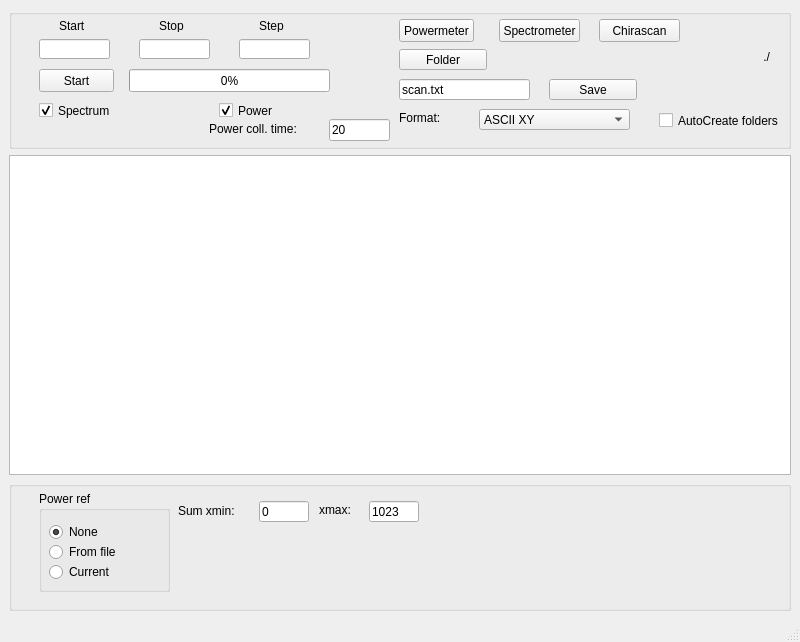
<?xml version="1.0" encoding="UTF-8"?>
<ui version="4.0">
 <class>MainWindow</class>
 <widget class="QMainWindow" name="MainWindow">
  <property name="geometry">
   <rect>
    <x>0</x>
    <y>0</y>
    <width>800</width>
    <height>642</height>
   </rect>
  </property>
  <property name="windowTitle">
   <string>MainWindow</string>
  </property>
  <widget class="QWidget" name="centralwidget">
   <layout class="QVBoxLayout" name="verticalLayout">
    <item>
     <widget class="QGroupBox" name="upperGroup">
      <property name="sizePolicy">
       <sizepolicy hsizetype="Preferred" vsizetype="Fixed">
        <horstretch>0</horstretch>
        <verstretch>141</verstretch>
       </sizepolicy>
      </property>
      <property name="minimumSize">
       <size>
        <width>370</width>
        <height>140</height>
       </size>
      </property>
      <property name="title">
       <string/>
      </property>
      <widget class="QLineEdit" name="startEdit">
       <property name="geometry">
        <rect>
         <x>30</x>
         <y>30</y>
         <width>71</width>
         <height>20</height>
        </rect>
       </property>
      </widget>
      <widget class="QLineEdit" name="stopEdit">
       <property name="geometry">
        <rect>
         <x>130</x>
         <y>30</y>
         <width>71</width>
         <height>20</height>
        </rect>
       </property>
      </widget>
      <widget class="QCheckBox" name="pwrChk">
       <property name="geometry">
        <rect>
         <x>210</x>
         <y>90</y>
         <width>141</width>
         <height>23</height>
        </rect>
       </property>
       <property name="text">
        <string>Power</string>
       </property>
       <property name="checked">
        <bool>true</bool>
       </property>
      </widget>
      <widget class="QLineEdit" name="stepEdit">
       <property name="geometry">
        <rect>
         <x>230</x>
         <y>30</y>
         <width>71</width>
         <height>20</height>
        </rect>
       </property>
      </widget>
      <widget class="QPushButton" name="startButt">
       <property name="geometry">
        <rect>
         <x>30</x>
         <y>60</y>
         <width>75</width>
         <height>23</height>
        </rect>
       </property>
       <property name="text">
        <string>Start</string>
       </property>
       <property name="checkable">
        <bool>false</bool>
       </property>
      </widget>
      <widget class="QLabel" name="label_3">
       <property name="geometry">
        <rect>
         <x>150</x>
         <y>10</y>
         <width>47</width>
         <height>13</height>
        </rect>
       </property>
       <property name="text">
        <string>Stop</string>
       </property>
      </widget>
      <widget class="QCheckBox" name="spcChk">
       <property name="geometry">
        <rect>
         <x>30</x>
         <y>90</y>
         <width>141</width>
         <height>23</height>
        </rect>
       </property>
       <property name="text">
        <string>Spectrum</string>
       </property>
       <property name="checked">
        <bool>true</bool>
       </property>
      </widget>
      <widget class="QLabel" name="label_2">
       <property name="geometry">
        <rect>
         <x>50</x>
         <y>10</y>
         <width>47</width>
         <height>13</height>
        </rect>
       </property>
       <property name="text">
        <string>Start</string>
       </property>
      </widget>
      <widget class="QProgressBar" name="scanProgBar">
       <property name="geometry">
        <rect>
         <x>120</x>
         <y>60</y>
         <width>201</width>
         <height>23</height>
        </rect>
       </property>
       <property name="value">
        <number>0</number>
       </property>
      </widget>
      <widget class="QLabel" name="label_4">
       <property name="geometry">
        <rect>
         <x>250</x>
         <y>10</y>
         <width>47</width>
         <height>13</height>
        </rect>
       </property>
       <property name="text">
        <string>Step</string>
       </property>
      </widget>
      <widget class="QLineEdit" name="pwrTimeEdit">
       <property name="enabled">
        <bool>true</bool>
       </property>
       <property name="geometry">
        <rect>
         <x>320</x>
         <y>110</y>
         <width>61</width>
         <height>22</height>
        </rect>
       </property>
       <property name="text">
        <string>20</string>
       </property>
      </widget>
      <widget class="QLabel" name="label">
       <property name="geometry">
        <rect>
         <x>200</x>
         <y>110</y>
         <width>111</width>
         <height>20</height>
        </rect>
       </property>
       <property name="text">
        <string>Power coll. time:</string>
       </property>
      </widget>
      <widget class="QPushButton" name="showPwrmButt">
       <property name="geometry">
        <rect>
         <x>390</x>
         <y>10</y>
         <width>75</width>
         <height>23</height>
        </rect>
       </property>
       <property name="text">
        <string>Powermeter</string>
       </property>
      </widget>
      <widget class="QLineEdit" name="nameEdit">
       <property name="geometry">
        <rect>
         <x>390</x>
         <y>70</y>
         <width>131</width>
         <height>21</height>
        </rect>
       </property>
       <property name="text">
        <string>scan.txt</string>
       </property>
      </widget>
      <widget class="QLabel" name="locLabel">
       <property name="geometry">
        <rect>
         <x>500</x>
         <y>37</y>
         <width>261</width>
         <height>21</height>
        </rect>
       </property>
       <property name="text">
        <string>./</string>
       </property>
       <property name="alignment">
        <set>Qt::AlignRight|Qt::AlignTrailing|Qt::AlignVCenter</set>
       </property>
      </widget>
      <widget class="QLabel" name="label_5">
       <property name="geometry">
        <rect>
         <x>390</x>
         <y>100</y>
         <width>58</width>
         <height>18</height>
        </rect>
       </property>
       <property name="text">
        <string>Format:</string>
       </property>
      </widget>
      <widget class="QComboBox" name="formatCombo">
       <property name="geometry">
        <rect>
         <x>470</x>
         <y>100</y>
         <width>151</width>
         <height>21</height>
        </rect>
       </property>
       <item>
        <property name="text">
         <string>ASCII XY</string>
        </property>
       </item>
       <item>
        <property name="text">
         <string>ASCII X</string>
        </property>
       </item>
       <item>
        <property name="text">
         <string>float x</string>
        </property>
       </item>
       <item>
        <property name="text">
         <string>double x</string>
        </property>
       </item>
      </widget>
      <widget class="QPushButton" name="locButt">
       <property name="geometry">
        <rect>
         <x>390</x>
         <y>40</y>
         <width>88</width>
         <height>21</height>
        </rect>
       </property>
       <property name="text">
        <string>Folder</string>
       </property>
      </widget>
      <widget class="QPushButton" name="saveButt">
       <property name="geometry">
        <rect>
         <x>540</x>
         <y>70</y>
         <width>88</width>
         <height>21</height>
        </rect>
       </property>
       <property name="text">
        <string>Save</string>
       </property>
      </widget>
      <widget class="QPushButton" name="showSpctrmButt">
       <property name="geometry">
        <rect>
         <x>490</x>
         <y>10</y>
         <width>81</width>
         <height>23</height>
        </rect>
       </property>
       <property name="text">
        <string>Spectrometer</string>
       </property>
      </widget>
      <widget class="QPushButton" name="showChiraButt">
       <property name="geometry">
        <rect>
         <x>590</x>
         <y>10</y>
         <width>81</width>
         <height>23</height>
        </rect>
       </property>
       <property name="text">
        <string>Chirascan</string>
       </property>
      </widget>
      <widget class="QCheckBox" name="autoFolderChk">
       <property name="geometry">
        <rect>
         <x>650</x>
         <y>100</y>
         <width>131</width>
         <height>23</height>
        </rect>
       </property>
       <property name="text">
        <string>AutoCreate folders</string>
       </property>
      </widget>
     </widget>
    </item>
    <item>
     <widget class="PlotWidget" name="graphicsView"/>
    </item>
    <item>
     <widget class="QGroupBox" name="lowerGroup">
      <property name="sizePolicy">
       <sizepolicy hsizetype="Preferred" vsizetype="Fixed">
        <horstretch>0</horstretch>
        <verstretch>131</verstretch>
       </sizepolicy>
      </property>
      <property name="minimumSize">
       <size>
        <width>530</width>
        <height>130</height>
       </size>
      </property>
      <property name="title">
       <string/>
      </property>
      <widget class="QGroupBox" name="pwrRadioBox">
       <property name="geometry">
        <rect>
         <x>30</x>
         <y>10</y>
         <width>131</width>
         <height>101</height>
        </rect>
       </property>
       <property name="title">
        <string>Power ref</string>
       </property>
       <widget class="QRadioButton" name="powerRefFile">
        <property name="geometry">
         <rect>
          <x>10</x>
          <y>50</y>
          <width>101</width>
          <height>22</height>
         </rect>
        </property>
        <property name="text">
         <string>From file</string>
        </property>
       </widget>
       <widget class="QRadioButton" name="powerRefNone">
        <property name="geometry">
         <rect>
          <x>10</x>
          <y>30</y>
          <width>101</width>
          <height>22</height>
         </rect>
        </property>
        <property name="text">
         <string>None</string>
        </property>
        <property name="checked">
         <bool>true</bool>
        </property>
       </widget>
       <widget class="QRadioButton" name="powerRefCur">
        <property name="geometry">
         <rect>
          <x>10</x>
          <y>70</y>
          <width>101</width>
          <height>22</height>
         </rect>
        </property>
        <property name="text">
         <string>Current</string>
        </property>
       </widget>
      </widget>
      <widget class="QLineEdit" name="sxmaxEdit">
       <property name="geometry">
        <rect>
         <x>360</x>
         <y>20</y>
         <width>50</width>
         <height>21</height>
        </rect>
       </property>
       <property name="text">
        <string>1023</string>
       </property>
      </widget>
      <widget class="QLabel" name="label_8">
       <property name="geometry">
        <rect>
         <x>169</x>
         <y>20</y>
         <width>71</width>
         <height>20</height>
        </rect>
       </property>
       <property name="text">
        <string>Sum xmin:</string>
       </property>
      </widget>
      <widget class="QLabel" name="label_9">
       <property name="geometry">
        <rect>
         <x>310</x>
         <y>20</y>
         <width>41</width>
         <height>18</height>
        </rect>
       </property>
       <property name="text">
        <string>xmax:</string>
       </property>
      </widget>
      <widget class="QLineEdit" name="sxminEdit">
       <property name="geometry">
        <rect>
         <x>250</x>
         <y>20</y>
         <width>50</width>
         <height>21</height>
        </rect>
       </property>
       <property name="text">
        <string>0</string>
       </property>
      </widget>
     </widget>
    </item>
   </layout>
  </widget>
  <widget class="QMenuBar" name="menubar">
   <property name="geometry">
    <rect>
     <x>0</x>
     <y>0</y>
     <width>800</width>
     <height>22</height>
    </rect>
   </property>
  </widget>
  <widget class="QStatusBar" name="statusbar"/>
 </widget>
 <customwidgets>
  <customwidget>
   <class>PlotWidget</class>
   <extends>QGraphicsView</extends>
   <header>pyqtgraph</header>
  </customwidget>
 </customwidgets>
 <resources/>
 <connections/>
</ui>
